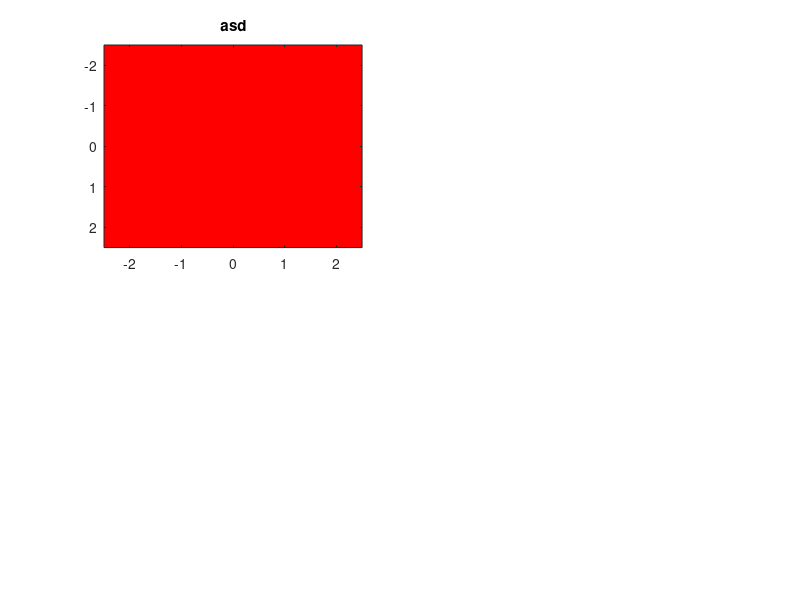

Write the MATLAB code that produced this figure.
roots([1 0 0 -1]);
f = @(z) z.^3 - 1;
x = -2:0.01:2;
#y = 0.1 : 0.001 : 10;
#z = x + y*i;
#y = z .+ x
#plot(z, f(z));
eps = 1e-3;
h = 0.00005;
counter = 0;
Z = [];
for k = (x + x*i)
  z0 = k;
  #fdif = (f(z0 + h) - f(z0)) / h;
  fdif = @(z) 3 .* z^2;
  zprev = z0;
  zn = z0 - (f(z0) / fdif(z0));

  iter = 1;

  while (abs(zn - zprev) > eps)
    zprev = zn;
    zn = zn - (f(zn) / fdif(zn));
    iter += 1;
  endwhile
  figure;
  map = [1 0 0; 0 1 0; 0 0 1; 0 0 0];
  colormap(map);

  Z1 = abs(zn - (-0.5 - 0.866*i)) <= eps;
  Z2 = abs(zn - (-0.5 + 0.866*i)) <= eps;
  Z3 = abs(zn - 1) <= eps;
  Z4 = ~(Z1 + Z2 + Z3);
  Z = (Z1 + 2*Z2 + 3*Z3 + 4*Z4);


  zn;
  iter;
  counter += 1;
  if (counter == 5)
    break;
  endif
##  if (abs(zn - (-0.5 - 0.866*i)) <= 1e-6)
##    image(x, x, 'red');
##  elseif (abs(zn - (-0.5 + 0.866*i)) <= 1e-6)
##   image(x, x, 'blue');
##  elseif(abs(zn - 1) <= 1e-6)
##   image(x, x, 'green');
##  endif
endfor
subplot (2,2,1);
h = image([-2 2], [-2 2], Z)
title("asd")
